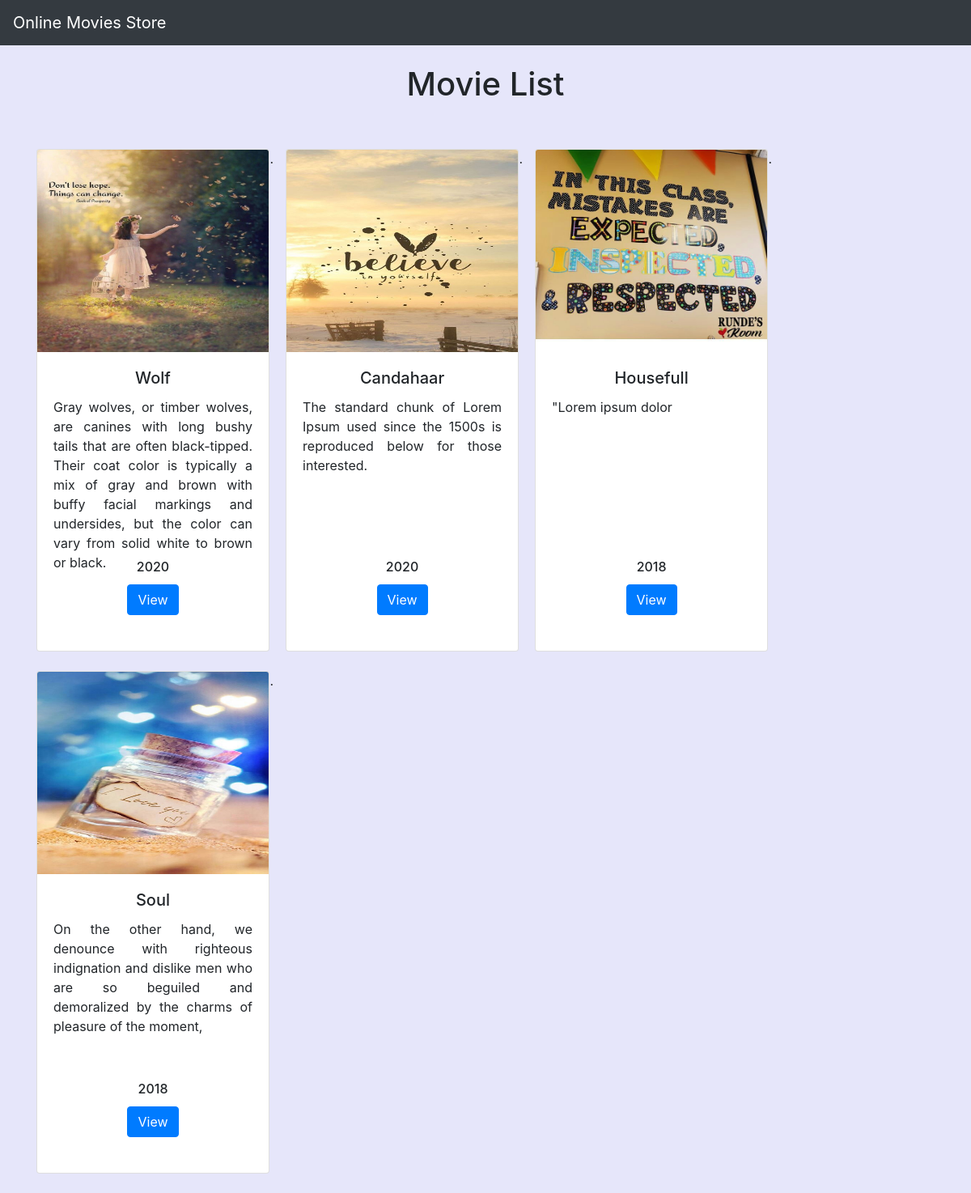
The page / on the database its author committed.
### movie_app/models.py (models this page shows, shortened)
class Movie(models.Model):
    name=models.CharField(max_length=250)
    desc=models.TextField()
    year=models.IntegerField()
    img=models.ImageField(upload_to='gallery')

### movie_app/views.py (the view)
# urls.py: path('',views.index, name='index'),
def index(request):
    movie=Movie.objects.all()
    context={
        'movie_list':movie
    }
    return render(request, 'index.html',context)

### template/index.html
{% extends 'base.html' %}
{% block body %}
<br>
<h1>Movie List</h1><br><br>
<div class="container">
    <div class="row">
        {% for i in movie_list %}
        <div class="col-md-3">
            <div class="card" style="width: 18rem;">
                <img class="card-img-top" src="{{i.img.url}} " width=100 height=250 alt="Card image cap">
                    <div class="card-body"  >
                        <h5 class="card-title" style="text-align:center; width:100; height:500;">{{i.name}}</h5>
                        <div class="in">
                         <p class="card-text " style="text-align:justify;  height:200px">{{i.desc}} </p></div>
                        <h6 class="card-title">{{i.year}}</h6>
                         <a href="{% url 'movie_app:details' i.id %}" class="btn btn-primary">View</a><br><br>
                    </div>
            </div><br>
        </div>.....<br>
{% endfor %}
    </div>
</div>
{% endblock %}

### template/base.html (shortened to what this page needs)
{% load static %}
<!DOCTYPE html>
<html lang="en">
<head>
    <link rel="stylesheet" href="https://cdn.jsdelivr.net/npm/bootstrap@4.0.0/dist/css/bootstrap.min.css">
    <link rel="stylesheet" href="{% static 'style.css' %}">
</head>
<body>
<nav class="navbar navbar-dark bg-dark">
  <a class="navbar-brand" href="#">
   Online Movies Store
  </a>
</nav>
{% block body %}
{% endblock %}
</body>
</html>

### static/style.css (style rules this page uses)
body { background-color:lavender; text-align:center; }

### rows shown on the page
Movie: img (picture), name "Wolf", desc "Gray wolves, or timber wolves, are canines with long bushy tails that are often black-tipped. Their coat color is typically a mix of gray and brown with buffy facial markings and undersides, but the color can vary from solid white to brown or black.", year "2020"
Movie: img (picture), name "Candahaar", desc "The standard chunk of Lorem Ipsum used since the 1500s is reproduced below for those interested.", year "2020"
Movie: img (picture), name "Housefull", desc "\"Lorem ipsum dolor", year "2018"
Movie: img (picture), name "Soul", desc "On the other hand, we denounce with righteous indignation and dislike men who are so beguiled and demoralized by the charms of pleasure of the moment,", year "2018"
